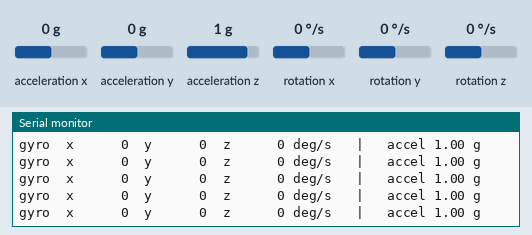
The sketch below on a simulated ESP32-C3. Shown: the last lines printed to the serial monitor. Wiring (inferred from the names in the program): MPU-6050 motion sensor at I2C address 0x68. The test bench sets the inputs (shaded band); at power-on: rotation x 0 °/s, rotation y 0 °/s, rotation z 0 °/s, acceleration x 0 g, acceleration y 0 g, acceleration z 1 g.

Above: at 2.7 s.
2.8 s: rotation x set to -192 °/s
At 2.83 s:
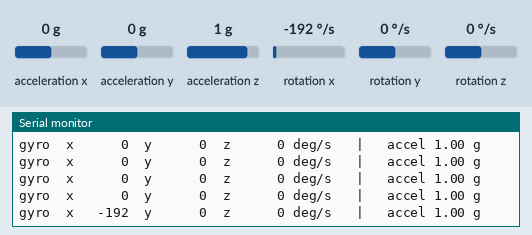
4.7 s: rotation y set to -192 °/s
At 4.77 s:
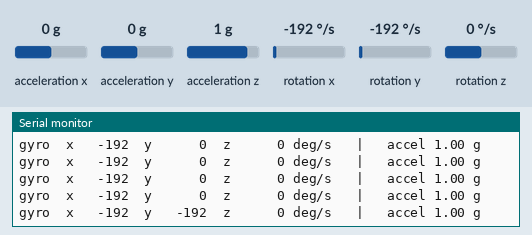
6.6 s: rotation z set to -192 °/s
At 6.71 s:
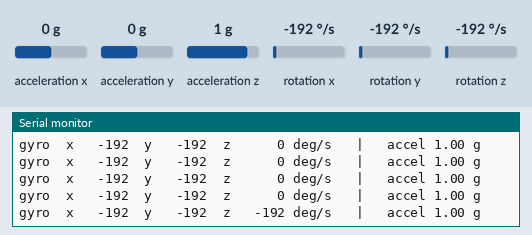
8.6 s: rotation x set to 0 °/s
At 8.64 s:
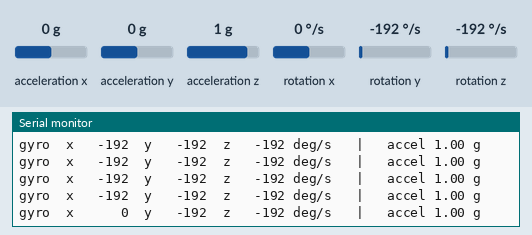
10.5 s: rotation y set to 0 °/s
At 10.58 s:
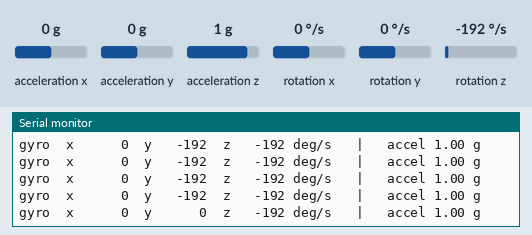
12.4 s: rotation z set to 100 °/s
At 12.41 s:
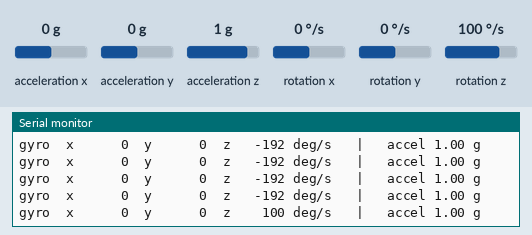

The sketch:

StaffTest.ino
```cpp
// StaffTest.ino — ESP32-C3 SuperMini + MPU-6050 (GY-521) sensor test
// Wiring: VCC -> 3V3, GND -> GND, SDA -> GPIO 6, SCL -> GPIO 7
// Arduino IDE: board "ESP32C3 Dev Module", Tools -> USB CDC On Boot -> Enabled

#include <Wire.h>

const int SDA_PIN = 6;
const int SCL_PIN = 7;
int mpuAddr = 0x68;            // 0x69 on some boards; found automatically below

void writeReg(int reg, int val) {
  Wire.beginTransmission(mpuAddr);
  Wire.write(reg);
  Wire.write(val);
  Wire.endTransmission();
}

bool found(int addr) {
  Wire.beginTransmission(addr);
  return Wire.endTransmission() == 0;
}

int16_t read16() {
  int16_t hi = Wire.read();
  int16_t lo = Wire.read();
  return (hi << 8) | lo;
}

void setup() {
  Serial.begin(115200);
  delay(1500);                 // give the USB serial a moment to connect
  Wire.begin(SDA_PIN, SCL_PIN);
  Wire.setClock(400000);       // fast I2C

  if (found(0x68))      mpuAddr = 0x68;
  else if (found(0x69)) mpuAddr = 0x69;
  else {
    Serial.println("MPU-6050 NOT found. Check the four wires.");
    while (true) delay(1000);
  }
  Serial.printf("MPU-6050 found at 0x%X\n", mpuAddr);

  writeReg(0x6B, 0x00);        // wake the sensor up (it starts asleep)
  writeReg(0x1A, 0x03);        // built-in smoothing filter, about 44 Hz
  writeReg(0x1B, 0x18);        // gyro range: +/- 2000 degrees per second
  writeReg(0x1C, 0x18);        // accelerometer range: +/- 16 g
}

void loop() {
  // Ask for 14 bytes starting at register 0x3B: accel XYZ, temperature, gyro XYZ
  Wire.beginTransmission(mpuAddr);
  Wire.write(0x3B);
  Wire.endTransmission(false);
  Wire.requestFrom(mpuAddr, 14);
  if (Wire.available() < 14) return;

  float ax = read16() / 2048.0f;   // in g (2048 per g at +/- 16 g)
  float ay = read16() / 2048.0f;
  float az = read16() / 2048.0f;
  read16();                        // temperature, not needed
  float gx = read16() / 16.4f;     // in degrees/second (16.4 per deg/s at +/- 2000)
  float gy = read16() / 16.4f;
  float gz = read16() / 16.4f;

  float g = sqrtf(ax * ax + ay * ay + az * az);   // total acceleration

  Serial.printf("gyro  x %6.0f  y %6.0f  z %6.0f deg/s   |   accel %.2f g\n", gx, gy, gz, g);
  delay(100);
}
```

Measured:
- after the input at 2.8 s, the serial monitor: prints a new line at once (image 1)
- after the input at 4.7 s, the serial monitor: prints a new line after 0.06 s (image 2)
- after the input at 6.6 s, the serial monitor: prints a new line after 0.10 s (image 3)
- after the input at 8.6 s, the serial monitor: prints a new line at once (image 4)
- after the input at 10.5 s, the serial monitor: prints a new line after 0.07 s (image 5)
- after the input at 12.4 s, the serial monitor: prints a new line at once (image 6)
